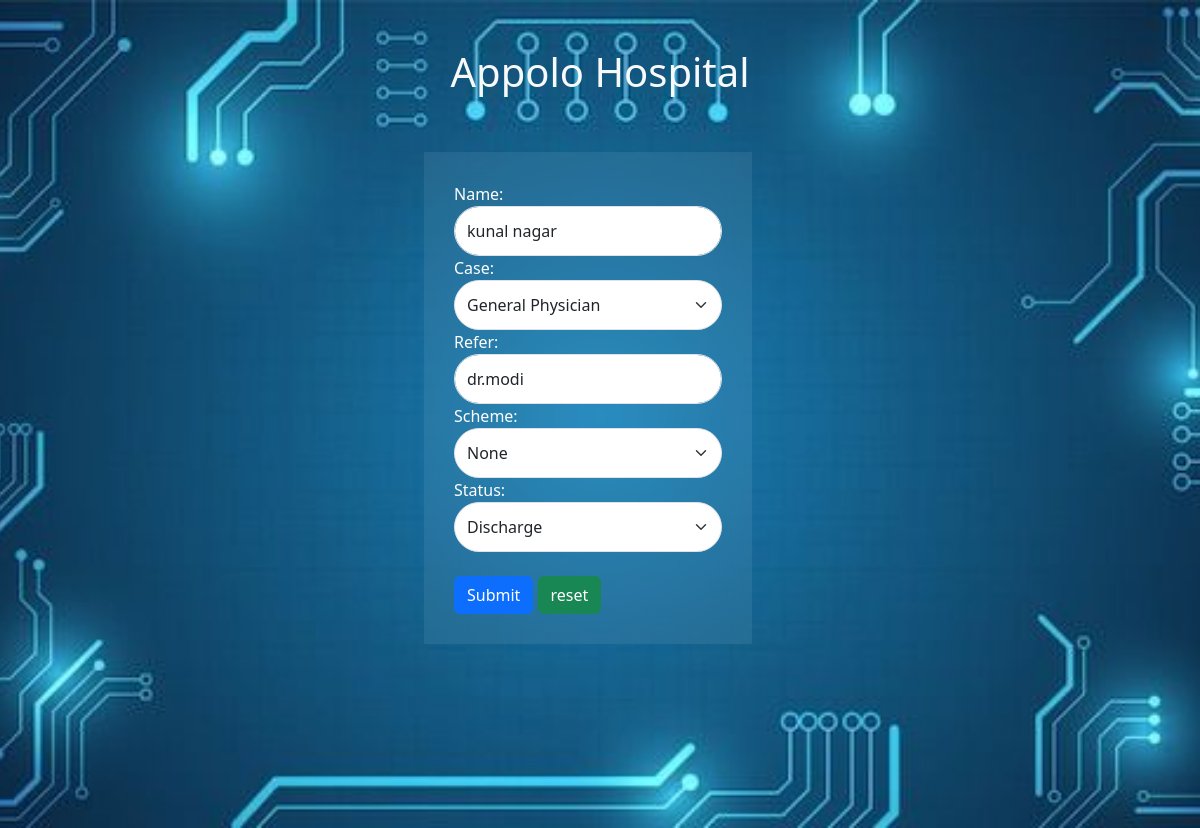
The app's page /update/6 with its own data.
### main/models.py (models this page shows)
class Crud(models.Model):
    name =  models.CharField(max_length=100)
    admit = models.DateTimeField(auto_now_add=True)
    case = models.CharField(max_length=100)
    refer = models.CharField(max_length=100)
    scheme = models.CharField(max_length=100)
    status = models.CharField(max_length=50)

### crud/views.py (the view)
# urls.py: path("update/<int:id>", views.update, name="update"),
def update(request, id):
    name = ""
    up = Crud.objects.get(id = id)
    if request.method == "POST":
        form = CrudForm(request.POST, instance=up)
        if form.is_valid():
            form.save()
            return redirect("home")
        else:
            name = "your form is invalid"
    else:
        data = CrudForm(instance=up)
    return render(request, "update.html", {'crud':data, "name":name})

### templates/update.html (shortened to what this page needs)
<!DOCTYPE html>
<html lang="en">
<head>
    <link href="https://cdn.jsdelivr.net/npm/bootstrap@5.3.7/dist/css/bootstrap.min.css" rel="stylesheet">
</head>
<body>
    <div class="main">
            <h1 class="text-center text-light pt-5">Appolo Hospital</h1>
    <div class="row w-100 pt-5">
        <div class="col-lg-4 offset-lg-4">
            <div class="blur mx-4 mb-4">
                <form action="" method="post">
                    {{crud}}
                    <button class="btn btn-primary mt-4" type="submit">Submit</button>
                    <button class="btn btn-success mt-4" type="reset">reset</button>
                </form>
            </div>
        </div>
    </div>
    </div>
</body>
</html>

### templates/update.html (style rules this page uses)
.main { background-image: url(/static/img/loginimg.jpg); background-size: cover; background-position: center; padding-bottom: 20vh; }
.main .blur { background-color: rgba(255, 255, 255, 0.071); backdrop-filter: blur(15px); padding: 30px; color: white; }
.blur input, .blur select { height: 50px; border-radius: 30px; }

### records on screen
Crud: name "kunal nagar", case "General Physician", refer "dr.modi", scheme "None", status "Discharge"
